Frame 1 (no input): blank canvas, image omitted
Frame 60 (the mouse pressed at the canvas centre just before this capture): blank canvas, image omitted
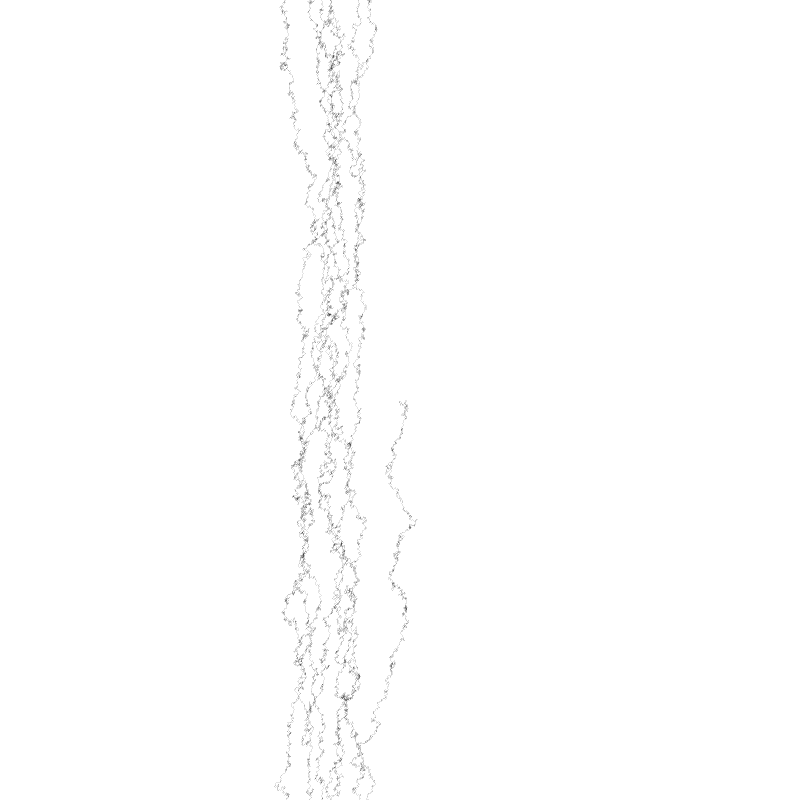
Frame 120 (the mouse held since frame 60 and released just before this capture)

The Processing sketch whose frames 1 and 60 were blank and that drew this single picture after the mouse press (run headless with seeded random() and noise(); from frame 60 on, the mouse is pressed at the canvas centre):

// Processing sketch: sketch_210614d
// ── sketch_210614d.pde

int NORTH = 0;
int NORTHEAST = 1;
int EAST = 2;
int SOUTHEAST = 3;
int SOUTH = 4;
int SOUTHWEST = 5;
int WEST = 6;
int NORTHWEST = 7;

float stepSize = 1;
float diameter = 1;

int direction;
float posX, posY;

void setup() {
  size(800, 800);
  background(255);
  smooth();
  noStroke();
  posX = width/2;
  posY = height/2;
}

void draw() {
  for (int i=0; i<=mouseX; i++) {
    direction = (int) random(0, 8);

    if (direction == NORTH) {
      posY -= stepSize;
    } else if (direction == NORTHEAST) {
      posX += stepSize;
      posY -= stepSize;
    } else if (direction == EAST) {
      posY += stepSize;
    } else if (direction == SOUTHEAST) {
      posX += stepSize;
      posY += stepSize;
    } else if (direction == SOUTH) {
      posY += stepSize;
    } else if (direction == SOUTHWEST) {
      posX -= stepSize;
      posY += stepSize;
    } else if (direction == WEST) {
      posX -= stepSize;
    } else if (direction == NORTHEAST) {
      posX -= stepSize;
      posY -= stepSize;
    }

    if (posX > width) posX = 0;
    if (posX < 0) posX = width;
    if (posY < 0) posY = height;
    if (posY > height) posY = 0;

    fill(0, 40);
    ellipse(posX+stepSize/2, posY+stepSize/2, diameter, diameter);
  }
}
